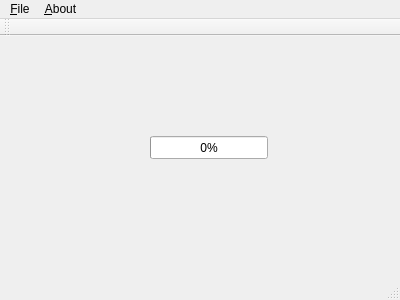
<?xml version="1.0" encoding="UTF-8"?>
<ui version="4.0">
 <class>MainWindow</class>
 <widget class="QMainWindow" name="MainWindow">
  <property name="geometry">
   <rect>
    <x>0</x>
    <y>0</y>
    <width>400</width>
    <height>300</height>
   </rect>
  </property>
  <property name="windowTitle">
   <string>Dump852</string>
  </property>
  <widget class="QWidget" name="centralWidget">
   <widget class="QProgressBar" name="pbCharge">
    <property name="geometry">
     <rect>
      <x>150</x>
      <y>100</y>
      <width>118</width>
      <height>23</height>
     </rect>
    </property>
    <property name="value">
     <number>0</number>
    </property>
    <property name="textVisible">
     <bool>true</bool>
    </property>
   </widget>
  </widget>
  <widget class="QMenuBar" name="menuBar">
   <property name="geometry">
    <rect>
     <x>0</x>
     <y>0</y>
     <width>400</width>
     <height>20</height>
    </rect>
   </property>
   <widget class="QMenu" name="menuFile">
    <property name="title">
     <string>&amp;File</string>
    </property>
    <addaction name="actionOpen"/>
   </widget>
   <widget class="QMenu" name="menuAbout">
    <property name="title">
     <string>&amp;About</string>
    </property>
    <addaction name="actionCIDCO"/>
   </widget>
   <addaction name="menuFile"/>
   <addaction name="menuAbout"/>
  </widget>
  <widget class="QToolBar" name="mainToolBar">
   <attribute name="toolBarArea">
    <enum>TopToolBarArea</enum>
   </attribute>
   <attribute name="toolBarBreak">
    <bool>false</bool>
   </attribute>
  </widget>
  <widget class="QStatusBar" name="statusBar"/>
  <action name="actionOpen">
   <property name="text">
    <string>&amp;Open</string>
   </property>
  </action>
  <action name="actionCIDCO">
   <property name="text">
    <string>&amp;CIDCO</string>
   </property>
  </action>
 </widget>
 <layoutdefault spacing="6" margin="11"/>
 <resources/>
 <connections/>
</ui>
